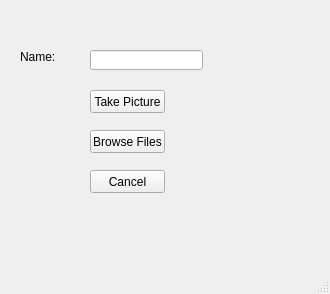
<?xml version="1.0" encoding="UTF-8"?>
<ui version="4.0">
 <class>MainWindow</class>
 <widget class="QMainWindow" name="MainWindow">
  <property name="geometry">
   <rect>
    <x>0</x>
    <y>0</y>
    <width>330</width>
    <height>294</height>
   </rect>
  </property>
  <property name="windowTitle">
   <string>MainWindow</string>
  </property>
  <widget class="QWidget" name="centralwidget">
   <widget class="QLineEdit" name="enter_name">
    <property name="geometry">
     <rect>
      <x>90</x>
      <y>50</y>
      <width>113</width>
      <height>20</height>
     </rect>
    </property>
   </widget>
   <widget class="QLabel" name="label">
    <property name="geometry">
     <rect>
      <x>20</x>
      <y>50</y>
      <width>47</width>
      <height>13</height>
     </rect>
    </property>
    <property name="text">
     <string>Name:</string>
    </property>
   </widget>
   <widget class="QPushButton" name="take_pic">
    <property name="geometry">
     <rect>
      <x>90</x>
      <y>90</y>
      <width>75</width>
      <height>23</height>
     </rect>
    </property>
    <property name="text">
     <string>Take Picture</string>
    </property>
   </widget>
   <widget class="QPushButton" name="browse_files">
    <property name="geometry">
     <rect>
      <x>90</x>
      <y>130</y>
      <width>75</width>
      <height>23</height>
     </rect>
    </property>
    <property name="text">
     <string>Browse Files</string>
    </property>
   </widget>
   <widget class="QPushButton" name="cancelButton">
    <property name="geometry">
     <rect>
      <x>90</x>
      <y>170</y>
      <width>75</width>
      <height>23</height>
     </rect>
    </property>
    <property name="text">
     <string>Cancel</string>
    </property>
   </widget>
  </widget>
  <widget class="QMenuBar" name="menubar">
   <property name="geometry">
    <rect>
     <x>0</x>
     <y>0</y>
     <width>330</width>
     <height>21</height>
    </rect>
   </property>
  </widget>
  <widget class="QStatusBar" name="statusbar"/>
 </widget>
 <resources/>
 <connections/>
</ui>
